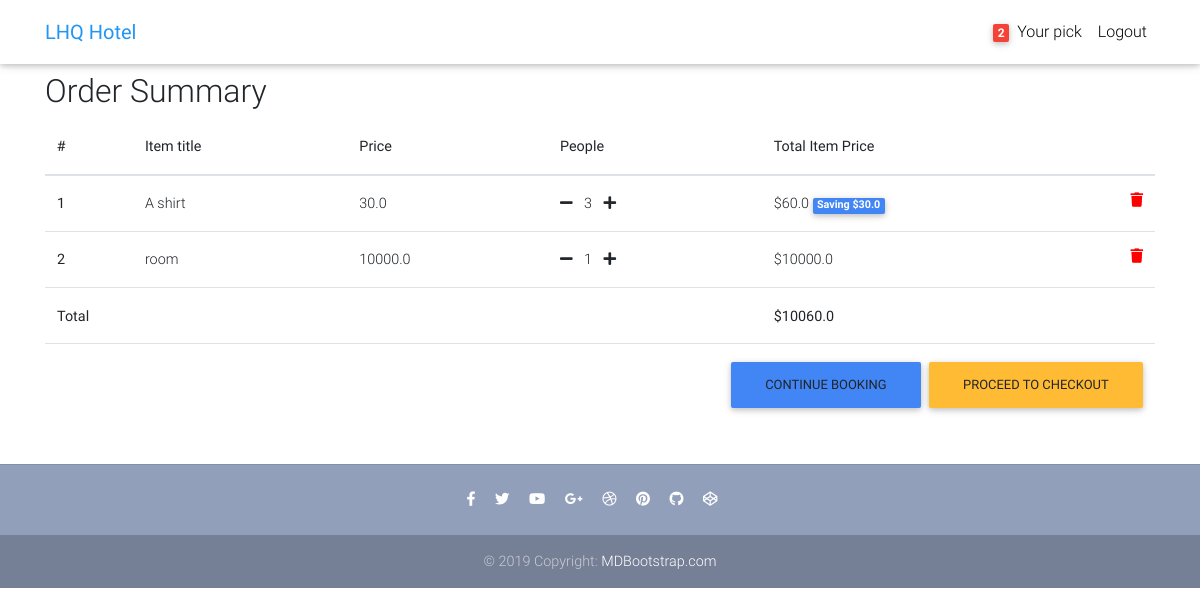
Page /order-summary/ (signed in) on the earlier database version.
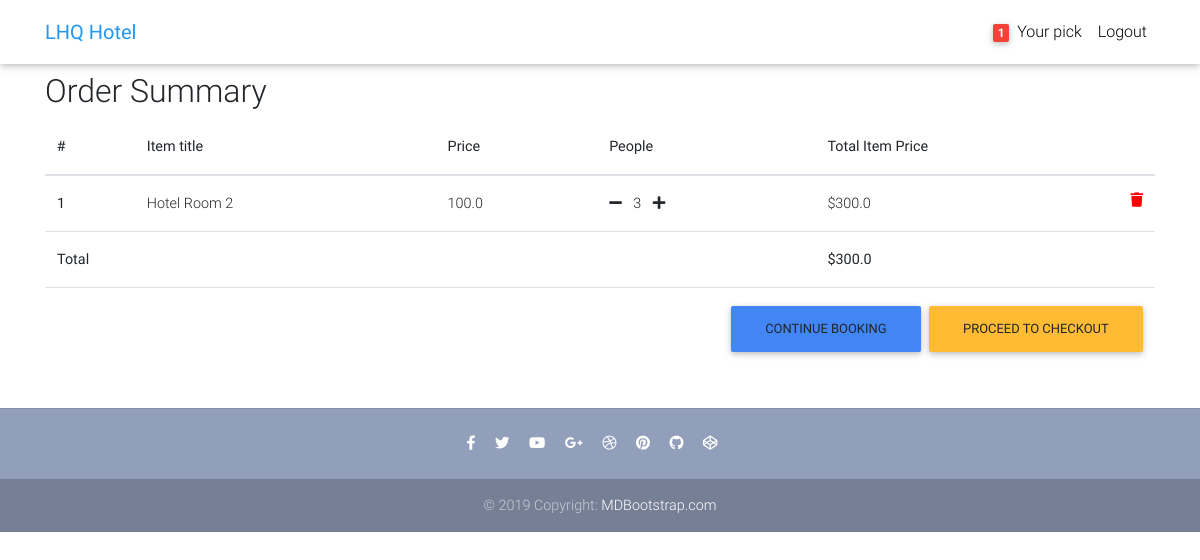
Same page on the later database version.
### core/models.py (models this page shows, shortened)
class Order(models.Model):
    user = models.ForeignKey(settings.AUTH_USER_MODEL,
                             on_delete=models.CASCADE)
    ref_code = models.CharField(max_length=20, blank=True, null=True)
    items = models.ManyToManyField(OrderItem)
    start_date = models.DateTimeField(auto_now_add=True)
    ordered_date = models.DateTimeField()
    ordered = models.BooleanField(default=False)
    shipping_address = models.ForeignKey(
        'Address', related_name='shipping_address', on_delete=models.SET_NULL, blank=True, null=True)
    billing_address = models.ForeignKey(
        'Address', related_name='billing_address', on_delete=models.SET_NULL, blank=True, null=True)
    payment = models.ForeignKey(
        'Payment', on_delete=models.SET_NULL, blank=True, null=True)
    coupon = models.ForeignKey(
        'Coupon', on_delete=models.SET_NULL, blank=True, null=True)
    being_delivered = models.BooleanField(default=False)
    received = models.BooleanField(default=False)
    refund_requested = models.BooleanField(default=False)
    refund_granted = models.BooleanField(default=False)
    def get_total(self):
        total = 0
        for order_item in self.items.all():
            total += order_item.get_final_price()
        if self.coupon:
            total -= self.coupon.amount
        return total

class OrderItem(models.Model):
    user = models.ForeignKey(settings.AUTH_USER_MODEL,
                             on_delete=models.CASCADE)
    ordered = models.BooleanField(default=False)
    item = models.ForeignKey(Item, on_delete=models.CASCADE)
    quantity = models.IntegerField(default=1)
    def get_total_item_price(self):
        return self.quantity * self.item.price
    def get_total_discount_item_price(self):
        return self.quantity * self.item.discount_price
    def get_amount_saved(self):
        return self.get_total_item_price() - self.get_total_discount_item_price()
    def get_final_price(self):
        if self.item.discount_price:
            return self.get_total_discount_item_price()
        return self.get_total_item_price()

class Item(models.Model):
    title = models.CharField(max_length=100, unique=True)
    price = models.PositiveIntegerField()
    discount_price = models.PositiveIntegerField(null=True)
    category = models.CharField(choices=CATEGORY_CHOICES, max_length=2)
    label = models.CharField(choices=LABEL_CHOICES, max_length=1)
    slug = models.SlugField()
    description = models.TextField()
    image = models.ImageField()

### core/views.py (the view)
# urls.py: path('order-summary/', OrderSummaryView.as_view(), name='order-summary'),
class OrderSummaryView(LoginRequiredMixin, View):
    def get(self, *args, **kwargs):
        try:
            order = Order.objects.get(user=self.request.user, ordered=False)
            context = {
                'object': order
            }
            return render(self.request, 'order_summary.html', context)
        except ObjectDoesNotExist:
            messages.warning(self.request, "You do not have an active order")
            return redirect("/")

### core/templatetags/cart_template_tags.py (called while the page is built)
@register.filter
def cart_item_count(user):
    if user.is_authenticated:
        qs = Order.objects.filter(user=user, ordered=False)
        if qs.exists():
            return qs[0].items.count()
    return 0

### templates/order_summary.html (shortened to what this page needs)
{% extends "base.html" %}
{% block content %}
  <main>
    <div class="container">
    <div class="table-responsive text-nowrap">
    <h2>Order Summary</h2>
    <table class="table">
        <thead>
        <tr>
            <th scope="col">#</th>
            <th scope="col">Item title</th>
            <th scope="col">Price</th>
            <th scope="col">People</th>
            <th scope="col">Total Item Price</th>
        </tr>
        </thead>
        <tbody>
        {% for order_item in object.items.all %}
        <tr>
            <th scope="row">{{ forloop.counter }}</th>
            <td>{{ order_item.item.title }}</td>
            <td>{{ order_item.item.price }}</td>
            <td>
                <a href="{% url 'core:remove-single-item-from-cart' order_item.item.slug %}"><i class="fas fa-minus mr-2"></i></a>
                {{ order_item.quantity }}
                <a href="{% url 'core:add-to-cart' order_item.item.slug %}"><i class="fas fa-plus ml-2"></i></a>
            </td>
            <td>
            {% if order_item.item.discount_price %}
                ${{ order_item.get_total_discount_item_price }}
                <span class="badge badge-primary">Saving ${{ order_item.get_amount_saved }}</span>
            {% else %}
                ${{ order_item.get_total_item_price }}
            {% endif %}
            <a style='color: red;' href="{% url 'core:remove-from-cart' order_item.item.slug %}">
                <i class="fas fa-trash float-right"></i>
            </a>
            </td>
        </tr>
        {% endfor %}
        {% if object.get_total %}
        <tr>
            <td colspan="4"><b> Total</b></td>
            <td><b>${{ object.get_total }}</b></td>
        </tr>
        <tr>
            <td colspan="5">
            <a class='btn btn-warning float-right ml-2' href='/checkout/'>Proceed to checkout</a>
            <a class='btn btn-primary float-right' href='/'>Continue booking</a>
            </td>
        </tr>
        {% endif %}
        </tbody>
    </table>
    </div>
    </div>
  </main>
{% endblock content %}

### templates/base.html (shortened to what this page needs)
{% load static %}
<!DOCTYPE html>
<html lang="en">
<head>
  <link rel="stylesheet" href="https://use.fontawesome.com/releases/v5.8.1/css/all.css">
  <link href="{% static 'css/bootstrap.min.css' %}" rel="stylesheet">
  <link href="{% static 'css/mdb.min.css' %}" rel="stylesheet">
  <link href="{% static 'css/style.min.css' %}" rel="stylesheet">
</head>
{% include "navbar.html" %}
<body>
    <div class="mt-5 pt-4">
    </div>
    {% block content %}
    {% endblock content %}
    {% include "footer.html" %}
</body>
</html>

### templates/navbar.html (shortened to what this page needs)
{% load cart_template_tags %}
<nav class="navbar fixed-top navbar-expand-lg navbar-light white scrolling-navbar">
    <div class="container">
      <a class="navbar-brand waves-effect" href="/">
        <strong class="blue-text">LHQ Hotel</strong>
      </a>
      <div class="collapse navbar-collapse" id="navbarSupportedContent">
        <ul class="navbar-nav nav-flex-icons">
          {% if request.user.is_authenticated %}
          <li class="nav-item">
            <a href="{% url 'core:order-summary' %}" class="nav-link waves-effect">
              <span class="badge red z-depth-1 mr-1"> {{ request.user|cart_item_count }} </span>
              <span class="clearfix d-none d-sm-inline-block"> Your pick </span>
            </a>
          </li>
          <li class="nav-item">
            <a class="nav-link waves-effect" href="{% url 'account_logout' %}">
              <span class="clearfix d-none d-sm-inline-block"> Logout </span>
            </a>
          </li>
          {% endif %}
        </ul>
      </div>
    </div>
  </nav>

### templates/footer.html
<footer class="page-footer text-center font-small mt-4 wow fadeIn">
    <hr class="my-4">
    <div class="pb-4">
      <a href="https://www.facebook.com/mdbootstrap" target="_blank">
        <i class="fab fa-facebook-f mr-3"></i>
      </a>
      <a href="https://twitter.com/MDBootstrap" target="_blank">
        <i class="fab fa-twitter mr-3"></i>
      </a>
      <a href="https://www.youtube.com/watch?v=7MUISDJ5ZZ4" target="_blank">
        <i class="fab fa-youtube mr-3"></i>
      </a>
      <a href="https://plus.google.com/u/0/b/107863090883699620484" target="_blank">
        <i class="fab fa-google-plus-g mr-3"></i>
      </a>
      <a href="https://dribbble.com/mdbootstrap" target="_blank">
        <i class="fab fa-dribbble mr-3"></i>
      </a>
      <a href="https://pinterest.com/mdbootstrap" target="_blank">
        <i class="fab fa-pinterest mr-3"></i>
      </a>
      <a href="https://github.com/mdbootstrap/bootstrap-material-design" target="_blank">
        <i class="fab fa-github mr-3"></i>
      </a>
      <a href="http://codepen.io/mdbootstrap/" target="_blank">
        <i class="fab fa-codepen mr-3"></i>
      </a>
    </div>
    <div class="footer-copyright py-3">
      © 2019 Copyright:
      <a href="https://mdbootstrap.com/education/bootstrap/" target="_blank"> MDBootstrap.com </a>
    </div>
  </footer>

### templates/scripts.html (shortened to what this page needs)
{% load static %}

### templates/base.html (style rules this page uses)
html, body, header, .carousel { height: 60vh; }

Differences in the rows shown:
removed OrderItem: item "A shirt", item.price "30.0", quantity "3", get_total_discount_item_price "60.0", get_amount_saved "30.0"
removed OrderItem: item "room", item.price "10000.0", quantity "1", get_total_item_price "10000.0"
added OrderItem: item "Hotel Room 2", item.price "100.0", quantity "3", get_total_item_price "300.0"
changed Order: get_total "10060.0" → "300.0"
Other differences:
{{ request.user|cart_item_count }}: "2" → "1"
